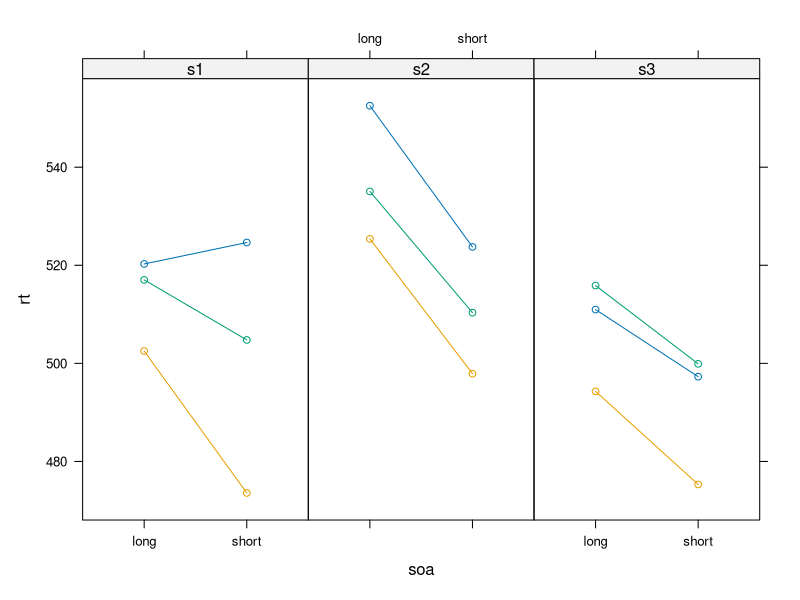

This chart was generated by the following R code:
# simulation_baayen.R
#
# content: (1) Create data frame
#          (2) Define parameters
#          (3) Create vectors and simulate data
#          (4) Simulate data using model matrices
#          (5) Visualize simulated data
#
# input: --
# output: --
#
# created: Jun/29/2021, NU
# last mod: Dec/07/2022, NU

library(lattice)
library(lme4)

#--------------- (1) Create data frame ---------------

datsim <- expand.grid(subject = factor(c("s1" , "s2" , "s3" )),
                      item = factor(c("w1" , "w2" , "w3" )),
                      soa = factor(c("long" , "short" )))
datsim <- datsim[order(datsim$subject), ]

#--------------- (2) Define parameters ---------------
beta0 <- 522.11
beta1 <- -18.89

sw  <- 21.1
sy0 <- 23.89
sy1 <- 9
ry  <- -1
se  <- 9.9

#--------------- (3) Create vectors and simulate data ---------------

# Fixed effects
b0 <- rep(beta0, 18)
b1 <- rep(rep(c(0, beta1), each = 3), 3)

# Draw random effects
w <- rep(rnorm(3, mean = 0, sd = sw), 6)
e <- rnorm(18, mean = 0, sd = se)

# Bivariate normal distribution
sig <- matrix(c(sy0^2, ry*sy0*sy1, ry*sy0*sy1, sy1^2), 2, 2)
y01 <- mvtnorm::rmvnorm(3, mean = c(0, 0), sigma = sig)
y0 <- rep(y01[,1], each = 6)
y1 <- rep(c(0, y01[1,2],
            0, y01[2,2],
            0, y01[3,2]), each = 3)

datsim$rt <- b0 + b1 + w + y0 + y1 + e

#--------------- (4) Simulate data using model matrices ---------------

X <- model.matrix( ~ soa, datsim)
Z <- model.matrix( ~ 0 + item + subject + subject:soa, datsim,
                  contrasts.arg = list(subject = contrasts(datsim$subject,
                                                        contrasts = FALSE)))

# Fixed effects
beta <- c(beta0, beta1)
# Random effects
theta <- c(w = unique(w),
          y0 = y01[,1],
          y1 = y01[,2])

datsim$rt2 <- X %*% beta + Z %*% theta + e

#--------------- (5) Visualize simulated data ---------------

xyplot(rt ~ soa | subject, datsim, group = item, type = "b", layout = c(3,1))
